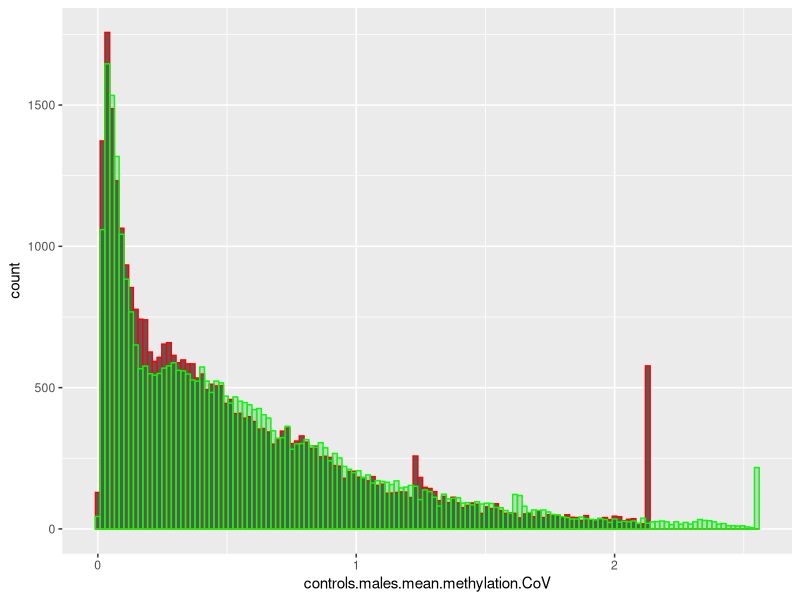

Reproduce this figure in R. (Note: this script raises an error after producing the figure.)
## ---- chunk 1
library(tidyverse)
## ---- chunk 2
 
controls_males_v_exposed_males_CoV_mean_methylation <- read_csv("../output/40-gene-methylation/controls.males_v_exposed.males.CoV-mean-methylation.csv")
## ---- chunk 3
structure(controls_males_v_exposed_males_CoV_mean_methylation)
## ---- chunk 4
ggplot(controls_males_v_exposed_males_CoV_mean_methylation) +
  geom_histogram(aes(x = controls.males.mean.methylation.CoV), bins = 140, color = "red") +
  geom_histogram(aes(x = exposed.males.mean.methylation.CoV), bins = 140, alpha = 0.2, color = "green")
## ---- chunk 5
ggplot(controls_males_v_exposed_males_CoV_mean_methylation) +
  geom_histogram(aes(x = abs.delta.CoV), bins = 2050)
